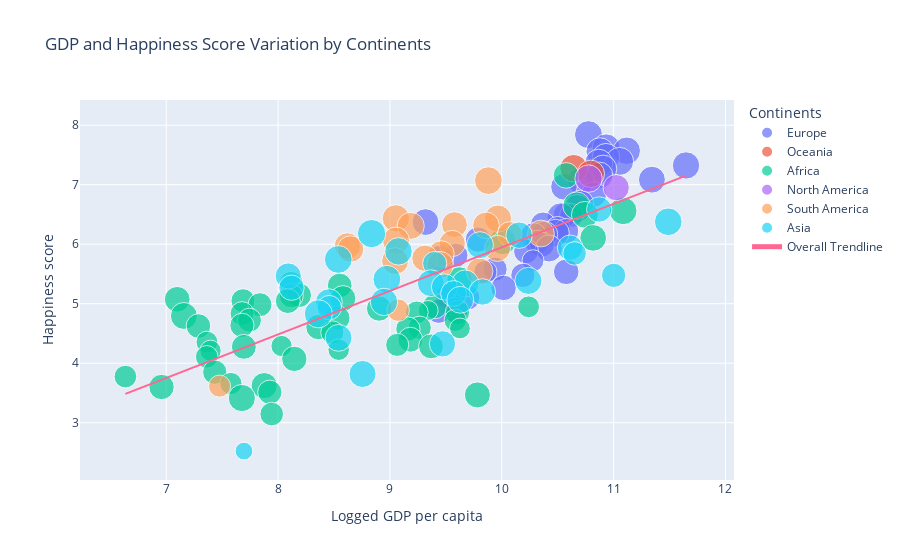

Notebook source saved alongside this figure:
### Code cell
px.scatter(data2021, 'Logged GDP per capita', 'Happiness score', color = 'Continents', size = 'Freedom to make life choices',hover_data=['Country'], title = "GDP and Happiness Score Variation by Continents", trendline = 'ols', trendline_scope="overall", template = 'plotly')

### Figure 1 — Plotly figure (JSON) as saved in the notebook; plotly's stock layout.template omitted (floating-point values rounded to 4 significant figures; data arrays with more than 128 entries replaced by an {"elided": "..."} marker saying what was removed)
{"data": [{"customdata": [["Finland"], ["Denmark"], ["Switzerland"], ["Iceland"], ["Netherlands"], ["Norway"], ["Sweden"], ["Luxembourg"], ["Austria"], ["Germany"], ["Ireland"], ["United Kingdom"], ["Czech Republic"], ["Belgium"], ["France"], ["Malta"], ["Spain"], ["Italy"], ["Slovenia"], ["Kosovo"], ["Slovakia"], ["Lithuania"], ["Cyprus"], ["Estonia"], ["Poland"], ["Romania"], ["Serbia"], ["Latvia"], ["Hungary"], ["Portugal"], ["Croatia"], ["Bosnia and Herzegovina"], ["Moldova"], ["Greece"], ["Montenegro"], ["North Cyprus"], ["Belarus"], ["Russia"], ["Bulgaria"], ["Albania"], ["North Macedonia"], ["Georgia"], ["Ukraine"]], "hovertemplate": "Continents=Europe<br>Logged GDP per capita=%{x}<br>Happiness score=%{y}<br>Freedom to make life choices=%{marker.size}<br>Country=%{customdata[0]}<extra></extra>", "legendgroup": "Europe", "marker": {"color": "#636efa", "size": [0.949, 0.946, 0.919, 0.955, 0.913, 0.96, 0.945, 0.907, 0.908, 0.875, 0.879, 0.859, 0.858, 0.783, 0.822, 0.927, 0.761, 0.693, 0.949, 0.869, 0.766, 0.773, 0.763, 0.909, 0.841, 0.845, 0.778, 0.715, 0.755, 0.892, 0.754, 0.706, 0.822, 0.582, 0.708, 0.795, 0.65, 0.718, 0.788, 0.785, 0.751, 0.783, 0.724], "sizemode": "area", "sizeref": 0.002425, "symbol": "circle"}, "mode": "markers", "name": "Europe", "orientation": "v", "showlegend": true, "type": "scatter", "x": [10.78, 10.93, 11.12, 10.88, 10.93, 11.05, 10.87, 11.65, 10.91, 10.87, 11.34, 10.71, 10.56, 10.82, 10.7, 10.67, 10.57, 10.62, 10.53, 9.318, 10.37, 10.5, 10.58, 10.48, 10.38, 10.28, 9.787, 10.31, 10.36, 10.42, 10.22, 9.59, 9.454, 10.28, 9.94, 10.58, 9.853, 10.19, 10.02, 9.52, 9.693, 9.585, 9.436], "xaxis": "x", "y": [7.842, 7.62, 7.571, 7.554, 7.464, 7.392, 7.363, 7.324, 7.268, 7.155, 7.085, 7.064, 6.965, 6.834, 6.69, 6.602, 6.491, 6.483, 6.461, 6.372, 6.331, 6.255, 6.223, 6.189, 6.166, 6.14, 6.078, 6.032, 5.992, 5.929, 5.882, 5.813, 5.766, 5.723, 5.581, 5.536, 5.534, 5.477, 5.266, 5.117, 5.101, 4.891, 4.875], "yaxis": "y"}, {"customdata": [["New Zealand"], ["Australia"]], "hovertemplate": "Continents=Oceania<br>Logged GDP per capita=%{x}<br>Happiness score=%{y}<br>Freedom to make life choices=%{marker.size}<br>Country=%{customdata[0]}<extra></extra>", "legendgroup": "Oceania", "marker": {"color": "#EF553B", "size": [0.929, 0.914], "sizemode": "area", "sizeref": 0.002425, "symbol": "circle"}, "mode": "markers", "name": "Oceania", "orientation": "v", "showlegend": true, "type": "scatter", "x": [10.64, 10.8], "xaxis": "x", "y": [7.277, 7.183], "yaxis": "y"}, {"customdata": [["Israel"], ["Bahrain"], ["United Arab Emirates"], ["Saudi Arabia"], ["Kuwait"], ["Mauritius"], ["Libya"], ["Congo (Brazzaville)"], ["Ivory Coast"], ["Cameroon"], ["Senegal"], ["Ghana"], ["Niger"], ["Gambia"], ["Benin"], ["Guinea"], ["South Africa"], ["Turkey"], ["Morocco"], ["Algeria"], ["Iraq"], ["Gabon"], ["Burkina Faso"], ["Mozambique"], ["Nigeria"], ["Mali"], ["Iran"], ["Uganda"], ["Liberia"], ["Kenya"], ["Tunisia"], ["Lebanon"], ["Namibia"], ["Palestinian Territories"], ["Jordan"], ["Chad"], ["Swaziland"], ["Comoros"], ["Egypt"], ["Ethiopia"], ["Mauritania"], ["Madagascar"], ["Togo"], ["Zambia"], ["Sierra Leone"], ["Burundi"], ["Yemen"], ["Tanzania"], ["Malawi"], ["Lesotho"], ["Botswana"], ["Rwanda"], ["Zimbabwe"]], "hovertemplate": "Continents=Africa<br>Logged GDP per capita=%{x}<br>Happiness score=%{y}<br>Freedom to make life choices=%{marker.size}<br>Country=%{customdata[0]}<extra></extra>", "legendgroup": "Africa", "marker": {"color": "#00cc96", "size": [0.8, 0.925, 0.932, 0.877, 0.867, 0.867, 0.771, 0.695, 0.741, 0.731, 0.695, 0.807, 0.806, 0.697, 0.757, 0.697, 0.749, 0.576, 0.774, 0.48, 0.63, 0.731, 0.695, 0.882, 0.737, 0.697, 0.608, 0.709, 0.735, 0.779, 0.656, 0.525, 0.719, 0.653, 0.755, 0.579, 0.647, 0.548, 0.749, 0.752, 0.561, 0.552, 0.619, 0.782, 0.717, 0.626, 0.602, 0.833, 0.78, 0.715, 0.824, 0.897, 0.677], "sizemode": "area", "sizeref": 0.002425, "symbol": "circle"}, "mode": "markers", "name": "Africa", "orientation": "v", "showlegend": true, "type": "scatter", "x": [10.57, 10.67, 11.09, 10.74, 10.82, 10.01, 9.622, 8.117, 8.551, 8.189, 8.118, 8.58, 7.098, 7.686, 8.087, 7.838, 9.403, 10.24, 8.903, 9.342, 9.24, 9.603, 7.678, 7.158, 8.533, 7.744, 9.584, 7.677, 7.288, 8.361, 9.266, 9.626, 9.161, 8.485, 9.182, 7.364, 9.065, 8.031, 9.367, 7.694, 8.542, 7.396, 7.362, 8.145, 7.434, 6.635, 7.578, 7.876, 6.958, 7.926, 9.782, 7.676, 7.943], "xaxis": "x", "y": [7.157, 6.647, 6.561, 6.494, 6.106, 6.049, 5.41, 5.342, 5.306, 5.142, 5.132, 5.088, 5.074, 5.051, 5.045, 4.984, 4.956, 4.948, 4.918, 4.887, 4.854, 4.852, 4.834, 4.794, 4.759, 4.723, 4.721, 4.636, 4.625, 4.607, 4.596, 4.584, 4.574, 4.517, 4.395, 4.355, 4.308, 4.289, 4.283, 4.275, 4.227, 4.208, 4.107, 4.073, 3.849, 3.775, 3.658, 3.623, 3.6, 3.512, 3.467, 3.415, 3.145], "yaxis": "y"}, {"customdata": [["Canada"], ["United States"]], "hovertemplate": "Continents=North America<br>Logged GDP per capita=%{x}<br>Happiness score=%{y}<br>Freedom to make life choices=%{marker.size}<br>Country=%{customdata[0]}<extra></extra>", "legendgroup": "North America", "marker": {"color": "#ab63fa", "size": [0.915, 0.837], "sizemode": "area", "sizeref": 0.002425, "symbol": "circle"}, "mode": "markers", "name": "North America", "orientation": "v", "showlegend": true, "type": "scatter", "x": [10.78, 11.02], "xaxis": "x", "y": [7.103, 6.951], "yaxis": "y"}, {"customdata": [["Costa Rica"], ["Guatemala"], ["Uruguay"], ["Brazil"], ["Mexico"], ["Jamaica"], ["Panama"], ["Chile"], ["El Salvador"], ["Colombia"], ["Nicaragua"], ["Argentina"], ["Honduras"], ["Peru"], ["Ecuador"], ["Bolivia"], ["Paraguay"], ["Dominican Republic"], ["Venezuela"], ["Haiti"]], "hovertemplate": "Continents=South America<br>Logged GDP per capita=%{x}<br>Happiness score=%{y}<br>Freedom to make life choices=%{marker.size}<br>Country=%{customdata[0]}<extra></extra>", "legendgroup": "South America", "marker": {"color": "#FFA15A", "size": [0.934, 0.906, 0.896, 0.804, 0.862, 0.89, 0.872, 0.742, 0.888, 0.837, 0.836, 0.828, 0.857, 0.822, 0.842, 0.875, 0.876, 0.86, 0.615, 0.593], "sizemode": "area", "sizeref": 0.002425, "symbol": "circle"}, "mode": "markers", "name": "South America", "orientation": "v", "showlegend": true, "type": "scatter", "x": [9.88, 9.053, 9.966, 9.577, 9.859, 9.186, 10.35, 10.07, 9.054, 9.557, 8.62, 9.962, 8.648, 9.458, 9.313, 9.046, 9.448, 9.802, 9.073, 7.477], "xaxis": "x", "y": [7.069, 6.435, 6.431, 6.33, 6.317, 6.309, 6.18, 6.172, 6.061, 6.012, 5.972, 5.929, 5.919, 5.84, 5.764, 5.716, 5.653, 5.545, 4.892, 3.615], "yaxis": "y"}, {"customdata": [["Taiwan Province of China"], ["Singapore"], ["Uzbekistan"], ["Kazakhstan"], ["Thailand"], ["Japan"], ["Philippines"], ["South Korea"], ["Kyrgyzstan"], ["Mongolia"], ["Hong Kong S.A.R. of China"], ["Tajikistan"], ["Vietnam"], ["Malaysia"], ["Indonesia"], ["China"], ["Armenia"], ["Nepal"], ["Maldives"], ["Azerbaijan"], ["Turkmenistan"], ["Laos"], ["Bangladesh"], ["Pakistan"], ["Cambodia"], ["Myanmar"], ["Sri Lanka"], ["India"], ["Afghanistan"]], "hovertemplate": "Continents=Asia<br>Logged GDP per capita=%{x}<br>Happiness score=%{y}<br>Freedom to make life choices=%{marker.size}<br>Country=%{customdata[0]}<extra></extra>", "legendgroup": "Asia", "marker": {"color": "#19d3f3", "size": [0.784, 0.927, 0.97, 0.853, 0.884, 0.796, 0.917, 0.672, 0.935, 0.708, 0.717, 0.832, 0.94, 0.895, 0.873, 0.904, 0.825, 0.782, 0.854, 0.814, 0.877, 0.91, 0.877, 0.726, 0.959, 0.876, 0.841, 0.893, 0.382], "sizemode": "area", "sizeref": 0.002425, "symbol": "circle"}, "mode": "markers", "name": "Asia", "orientation": "v", "showlegend": true, "type": "scatter", "x": [10.87, 11.49, 8.836, 10.15, 9.805, 10.61, 9.076, 10.65, 8.538, 9.4, 11, 8.091, 8.973, 10.24, 9.365, 9.673, 9.487, 8.12, 9.826, 9.569, 9.629, 8.947, 8.454, 8.458, 8.36, 8.541, 9.47, 8.755, 7.695], "xaxis": "x", "y": [6.584, 6.377, 6.179, 6.152, 5.985, 5.94, 5.88, 5.845, 5.744, 5.677, 5.477, 5.466, 5.411, 5.384, 5.345, 5.339, 5.283, 5.269, 5.198, 5.171, 5.066, 5.03, 5.025, 4.934, 4.83, 4.426, 4.325, 3.819, 2.523], "yaxis": "y"}, {"hovertemplate": "<b>OLS trendline</b><br>Happiness score = 0.732039 * Logged GDP per capita + -1.37191<br>R<sup>2</sup>=0.623720<br><br>Logged GDP per capita=%{x}<br>Happiness score=%{y} <b>(trend)</b><extra></extra>", "legendgroup": "Overall Trendline", "line": {"color": "#FF6692"}, "mode": "lines", "name": "Overall Trendline", "showlegend": true, "type": "scatter", "x": {"elided": "149 float values"}, "xaxis": "x", "y": {"elided": "149 float values"}, "yaxis": "y"}], "layout": {"legend": {"itemsizing": "constant", "title": {"text": "Continents"}, "tracegroupgap": 0}, "title": {"text": "GDP and Happiness Score Variation by Continents"}, "xaxis": {"anchor": "y", "domain": [0, 1], "title": {"text": "Logged GDP per capita"}}, "yaxis": {"anchor": "x", "domain": [0, 1], "title": {"text": "Happiness score"}}}}
